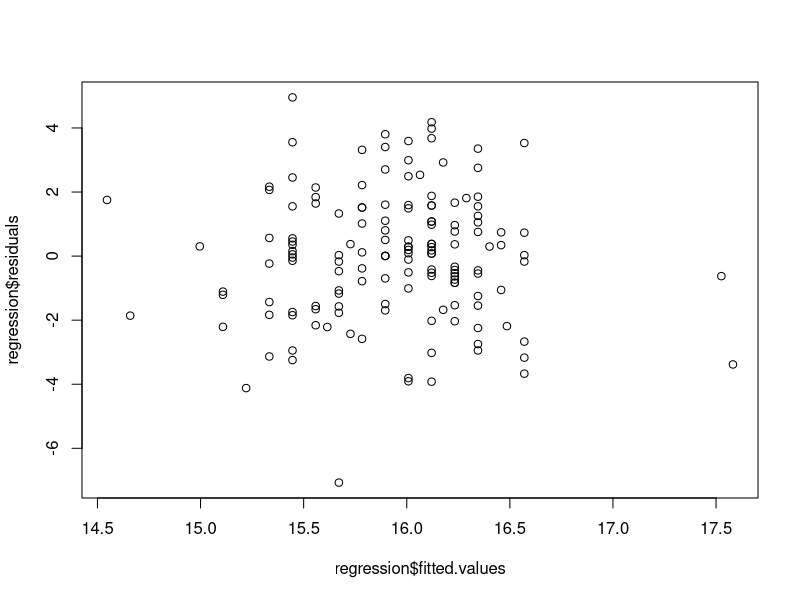
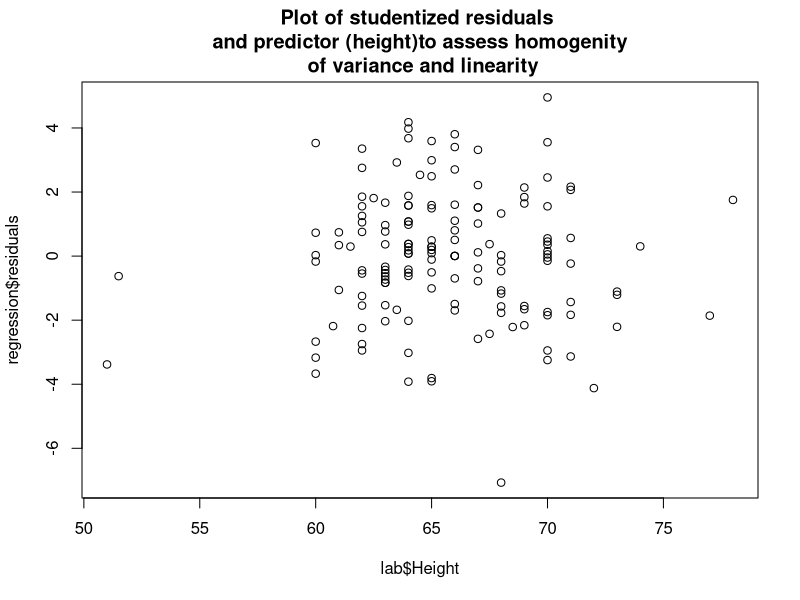
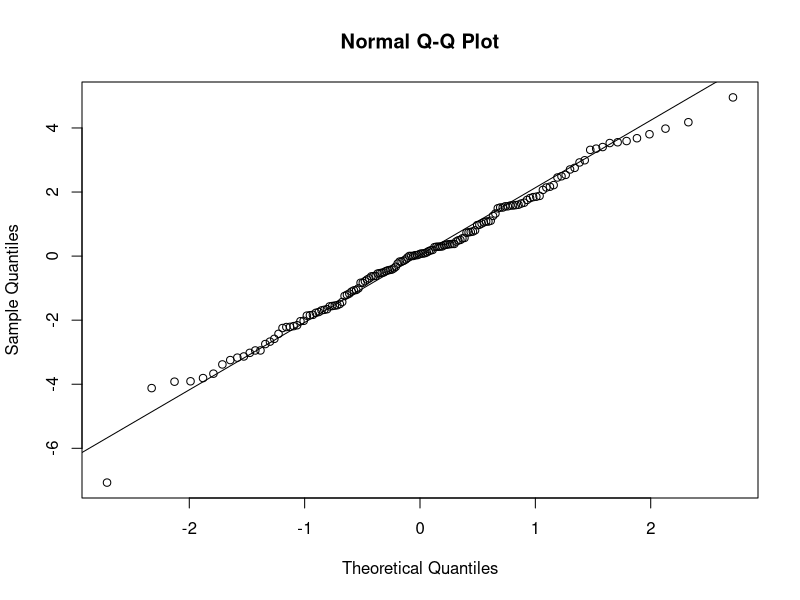
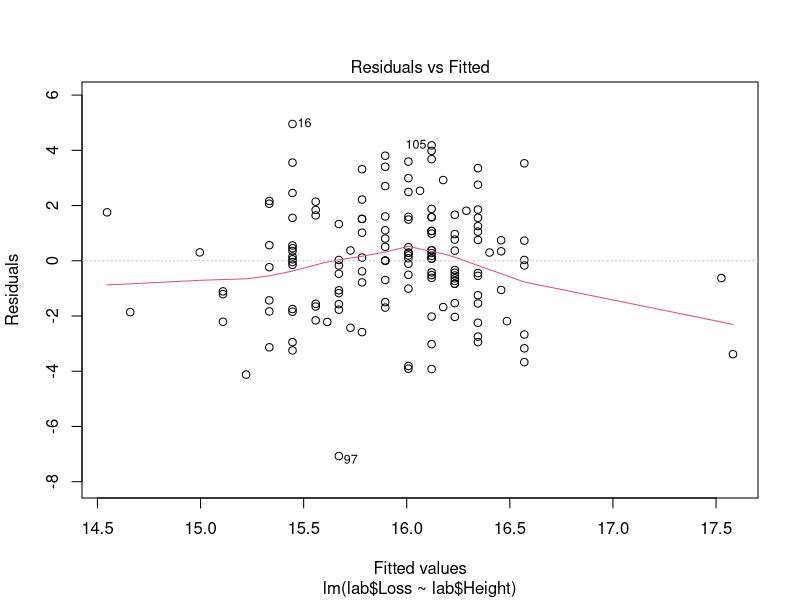
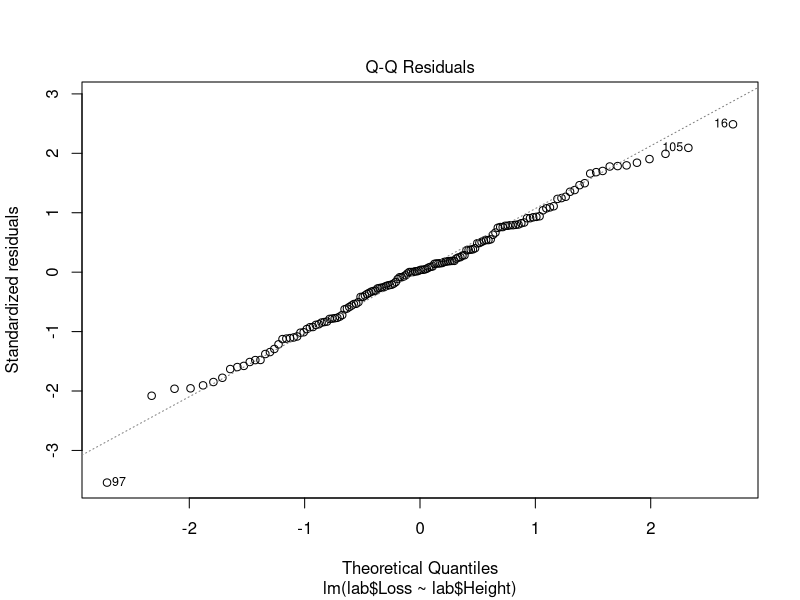
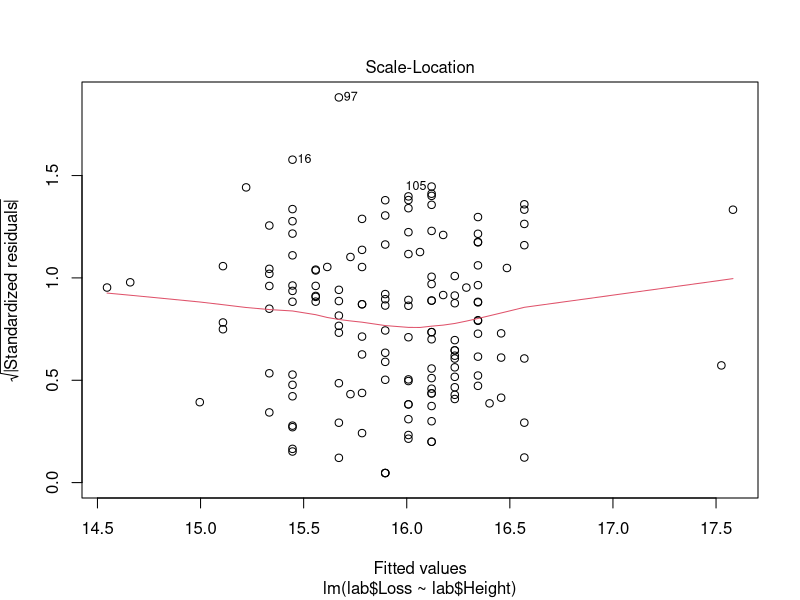
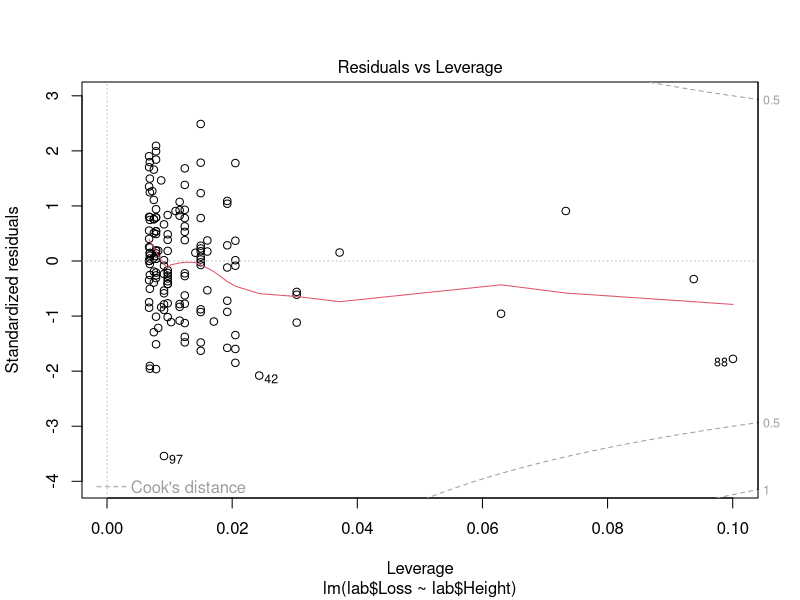
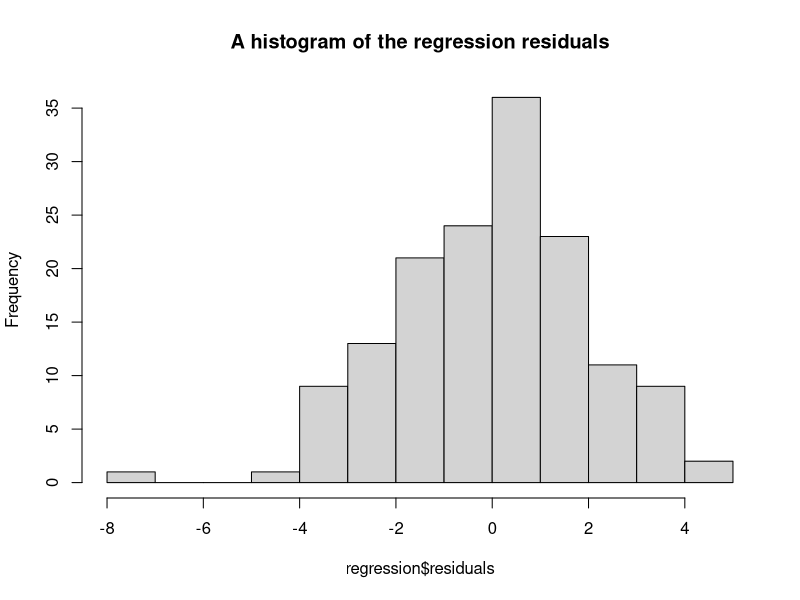

The R script that drew these images, in order:
#################>>>>>>>>>>>>>>>>>>>>>>>>>>>>>>>>> REGRESSION <<<<<<<<<<<<<<<<<<< #################################
#################>>>>>>>>>>>>>>>>>>>>>>>>>>>>>>>>> REGRESSION <<<<<<<<<<<<<<<<<<< #################################
#################>>>>>>>>>>>>>>>>>>>>>>>>>>>>>>>>> REGRESSION <<<<<<<<<<<<<<<<<<< #################################
#################>>>>>>>>>>>>>>>>>>>>>>>>>>>>>>>>> REGRESSION <<<<<<<<<<<<<<<<<<< #################################
#################>>>>>>>>>>>>>>>>>>>>>>>>>>>>>>>>> REGRESSION <<<<<<<<<<<<<<<<<<< #################################
#################>>>>>>>>>>>>>>>>>>>>>>>>>>>>>>>>> REGRESSION <<<<<<<<<<<<<<<<<<< #################################


#####Research Question: Does a person's height predict his/her weight loss?

#####Procedure:

#Step 1: Conduct Univariate Analyses: Descriptive Statistics and Cleaning the Data

#Step 2: Conduct Bivariate Analyses

#Step 3: Conduct Simple OLS Regression Analyses

#Step 4: Assess the Model Assumptions

#Step 5: Examine Model Fit Diagnostics

#Step 6: Examine Data for Influential Observations

#Step 7: State a Conclusion

lab = read.csv("wt_loss_data.csv",sep=",") 


####Step 1:  Univariate Analyses: Descriptive Statistics and Cleaning the Data: 
##### See Correlstion Example

#### Step 2:  Conduct Bivariate Analyses
##### See Correlation Example

#### Step 3: Conduct Simple OLS Regression Analyses

regression = lm(lab$Loss ~ lab$Height)


#### Setp 4: Assess the Model Assumptions
##### 1) Plot of the standardized residuals against the standardized predicted outcome variable 

plot(regression$fitted.values,regression$residuals )








### Residual by Predicted: Equal amount above and below line. No outliers that would impact the slope of line. 
### Potential outliers on right side may impact the slope. Outlier at bottom may impact the coefficient. 
### Linearity, Equal Variance, and Error Normality are met.

##### 2) Plot the standardized residuals against X

plot(lab$Height,regression$residuals, main = "Plot of studentized residuals \n  and predictor (height)to assess homogenity  \n of variance and linearity")








#Height by Loss: The dots are nicely scattered around. No Issues.

##### 3) Normal Quantile Plot of the standardized residuals

qqnorm(regression$residuals)
qqline(regression$residuals)





#Normality on Residuals: The residuals are normally distributed. No issues. The normality assumption is met.


#### Or you can just try statement "plot (regression)". It will give you all diagnostic figures defaulted by R.

plot (regression)



histogramRESIDUALS=hist(regression$residuals, main="A histogram of the regression residuals")






##### >>>>>>>>>>>>>> CONFIDENCE INTERVALS ON THE REGRESSION <<<<<<<<<<<<<<<<<<
confint(regression)



#### Setp 5:  Examine Model Fit Diagnostics

summary(regression)







##### 1st Step: Analysis of Variance Table: The Global F-Test of 7.18 is statistically significant at p=0.0082. If this was not significant, we would stop. Since it is significant, let's look at the other model fit diagnostics.

Reduced=lm(lab$Loss ~ lab$Height) #fit reduced model
Full=lm(lab$Loss~0+as.factor(lab$Height)) #fit full model
anova(Reduced, Full) #get lack-of-fit test


##### Lack of Fit: The null hypothesis is the that model has good fit, so we do not want to reject this one. The p-value of 0.3348 indicates that we do not reject the null hypothesis and conclude that we have good fit.

##### Summary of Fit Table: R-Squared is 0.0462. The independent variable, height, explains 4.62% of the variance in the dependent variable, weight loss. Ignore the Parameter Estimates for now.


### Step 6: Examine Data for Influential Observations

#### We will, again, use the results we output from statement "lm()".

#### We created a new dataset called "resid" which saves the necessary variables for us to examine to determine if any outliers are present in the data.

#### Look for potential influential observations: ##### Studentized Residuals: ??? 2 and ??? -2
##### Hat Diagonals: >2p/n or > (2)(2)/150 =0.0267: n=150; p=# of parameters including intercept.
##### Cook's D: > 4/n or > 4/150 = 0.0267; n= 150

library(MASS)
Studentized_Residuals=studres(regression)

Hat_Diagonals=lm.influence(regression)$hat
Cooks_d=cooks.distance(regression)

resid=as.data.frame(cbind(Studentized_Residuals,Hat_Diagonals,Cooks_d))
colnames(resid)=c("Studentized_Residuals","Hat_Diagonals","Cooks_D")

whole=cbind(lab,resid)


#### Studentized Residuals:

filter.studentized.residuals=whole[whole$Studentized_Residuals>=2|whole$Studentized_Residuals<=-2,]

filter.studentized.residuals


#We have 5 subjects who meet the criterion that the residuals are greater than and equal to 2, and 2 subjects who meet the criterion that the residuals are less than and equal to -2. The -3.70124 value is associated with a subject who lost 8.57 lbs.

#### Hat values > 0.0267

filter.hat=whole[whole$Hat_Diagonals>0.0267,]
filter.hat


#Our suspicious outlier (ID=97) whose Loss=8.57, is not greater than the cutpoint. Its value is 0.009.


#### Cook's D values > 0.0267

filter.cooks.d=whole[whole$Cooks_D>0.0267,]
filter.cooks.d


#Cook's D values > 0.0267 should be considered. Our spicious outlier 8.57 is greater than the cutpoint and may potentially impact the regression coefficient. Our suspicious outlier 8.6 is the 0.057965 value. We have one other subject that is greater and has about three times the effect (0.1739389681). Looking in the data set, this individual has weight loss of 14.2 and a height of 51 inches. This individual is also the Hat Diagonal of 0.1000403438.

#We should run the regression without each of these two data points to see if there is a difference in the model fit and the results below. For our purposes, let's assume no difference.

### Step 7: State a Conclusion

summary(regression)


#### The significant overall model (F(1,148)=7.18; p=.008) suggests that at least one slope in the model is significant. Because a height of zero does not make practical sense, the intercept should not be interpreted. If the intercept were to be interpreted, it would be "When height is zero, the mean weight loss was 23.31 pounds". For the variable, height, we interpret "as height increases by one inch, the associated mean decrease in weight loss is 0.11 pounds".
